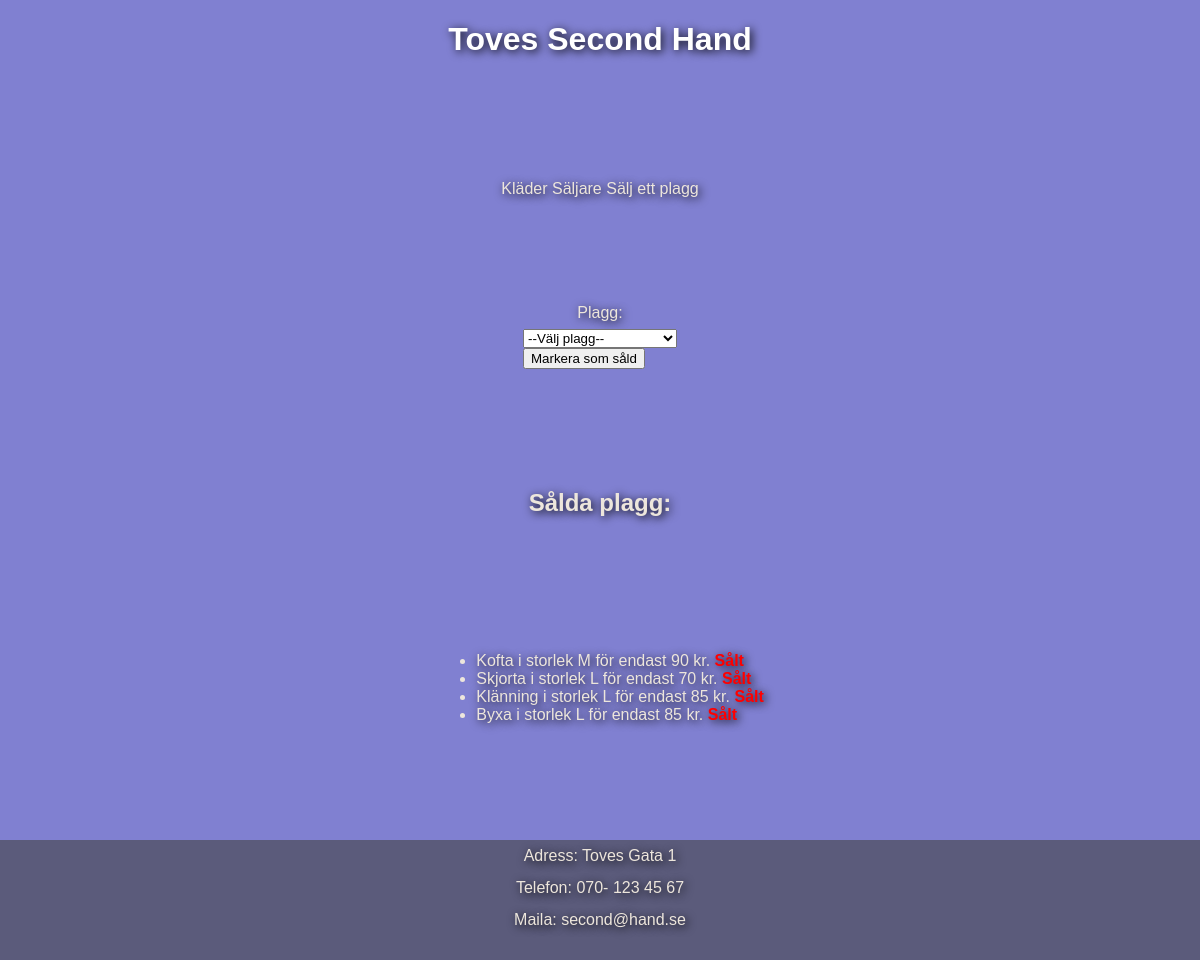
Screenshot of /soldGarments.php with the database file from the repository.
### tables this page shows
CREATE TABLE `clothes` (
  `id` int(11) NOT NULL,
  `garment` varchar(32) NOT NULL,
  `size` varchar(10) NOT NULL,
  `price` int(11) NOT NULL,
  `sold_date` date DEFAULT NULL,
  `created` timestamp NOT NULL DEFAULT CURRENT_TIMESTAMP,
  `updated` timestamp NOT NULL DEFAULT CURRENT_TIMESTAMP ON UPDATE CURRENT_TIMESTAMP,
  `seller_id` int(11) NOT NULL
);

### classes/db.php (called while the page is built)
<?php
class DB {
    protected $pdo;
    public function __construct(PDO $pdo)
    {
      $this->pdo = $pdo;
    }
    public function getAll($table) {
        $query = "SELECT * FROM $table";
        $statement = $this->pdo->prepare($query);
        $statement->execute();
        return $statement->fetchAll(PDO::FETCH_ASSOC);
    }
}

### classes/clothing-model.php (called while the page is built, shortened)
<?php
require_once "db.php";
class ClothingModel extends DB {
    protected $table = "clothes";
    public function getAllClothes() {
        return $this->getAll($this->table);
    }
}

### partials/sold-garment-form.php (the view, shortened to what this page needs)
<form action="form-handlers/sold-garments-form-handler.php" method="post">
<div class="soldContainer">
    <label for="garment">Plagg:</label>
    <select name="id" id="id">
        <option value="">--Välj plagg--</option>
    </select>
</div>
<button type="submit">Markera som såld</button>
</form>

### views/clothesView.php
<?php
class ClothingView {
    public function renderAllGarments(array $garments){
        echo "<ul>";
        foreach($garments as $garment) {
            echo "<li> {$garment["garment"]} i storlek {$garment["size"]} för endast {$garment["price"]} kr. ";
            if($garment['sold_date'] !== null) {
                echo "<span class='sold-label'>Sålt</span>";
            }
            echo "</li>";
        }
        echo "</ul>";
    }
}

### styles/style.css (style rules this page uses)
body { box-sizing: border-box; margin: 0; padding: 0; font-family: Verdana, Geneva, Tahoma, sans-serif; background-color: rgb(128, 128, 209); color: rgb(237, 230, 220); text-shadow: 2px 2px 10px black; display: flex; flex-direction: column; justify-content: space-between; align-items: center; height: 120vh; }
.sold-label { color: red; font-weight: bold; }
.soldContainer { display: flex; flex-direction: column; justify-content: center; align-items: center; line-height: 2em; }

### rows the page displays
clothes: garment "Kofta", size "M", price "90", sold_date "Sålt"
clothes: garment "Skjorta", size "L", price "70", sold_date "Sålt"
clothes: garment "Klänning", size "L", price "85", sold_date "Sålt"
clothes: garment "Byxa", size "L", price "85", sold_date "Sålt"
